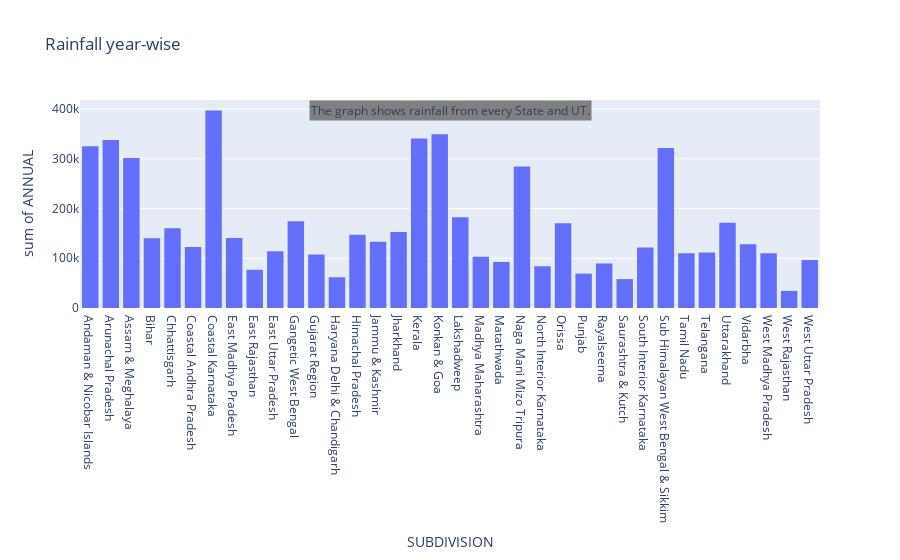

Source (notebook cell):
### Code cell
# rainfall state-wise
fig = px.histogram(grouped_obj, x=grouped_obj.index, y='ANNUAL', title='Rainfall year-wise')
conclusion = 'The graph shows rainfall from every State and UT.'
fig.add_annotation(text=conclusion, xref='paper', yref='paper', x=.5, y=1, bgcolor='grey', showarrow=False, font=dict(size=12))
fig.show()

### Figure 1 — Plotly figure (JSON) as saved in the notebook; plotly's stock layout.template omitted (floating-point values rounded to 4 significant figures)
{"data": [{"alignmentgroup": "True", "bingroup": "x", "histfunc": "sum", "hovertemplate": "SUBDIVISION=%{x}<br>sum of ANNUAL=%{y}<extra></extra>", "legendgroup": "", "marker": {"color": "#636efa", "pattern": {"shape": ""}}, "name": "", "offsetgroup": "", "orientation": "v", "showlegend": false, "type": "histogram", "x": ["Andaman & Nicobar Islands", "Arunachal Pradesh", "Assam & Meghalaya", "Bihar", "Chhattisgarh", "Coastal Andhra Pradesh", "Coastal Karnataka", "East Madhya Pradesh", "East Rajasthan", "East Uttar Pradesh", "Gangetic West Bengal", "Gujarat Region", "Haryana Delhi & Chandigarh", "Himachal Pradesh", "Jammu & Kashmir", "Jharkhand", "Kerala", "Konkan & Goa", "Lakshadweep", "Madhya Maharashtra", "Matathwada", "Naga Mani Mizo Tripura", "North Interior Karnataka", "Orissa", "Punjab", "Rayalseema", "Saurashtra & Kutch", "South Interior Karnataka", "Sub Himalayan West Bengal & Sikkim", "Tamil Nadu", "Telangana", "Uttarakhand", "Vidarbha", "West Madhya Pradesh", "West Rajasthan", "West Uttar Pradesh"], "xaxis": "x", "y": [325000.0, 337700.0, 301800.0, 140000.0, 160200.0, 122900.0, 397300.0, 140800.0, 76810.0, 114200.0, 174400.0, 107400.0, 61830.0, 147000.0, 133200.0, 153000.0, 340968, 349500.0, 182700.0, 103100.0, 92630.0, 284600.0, 83910.0, 170300.0, 69200.0, 89500.0, 58080.0, 121400.0, 321813, 110000.0, 111500.0, 171300.0, 127945, 110200.0, 34410.0, 96396], "yaxis": "y"}], "layout": {"annotations": [{"bgcolor": "grey", "font": {"size": 12}, "showarrow": false, "text": "The graph shows rainfall from every State and UT.", "x": 0.5, "xref": "paper", "y": 1, "yref": "paper"}], "barmode": "relative", "legend": {"tracegroupgap": 0}, "title": {"text": "Rainfall year-wise"}, "xaxis": {"anchor": "y", "domain": [0, 1], "title": {"text": "SUBDIVISION"}}, "yaxis": {"anchor": "x", "domain": [0, 1], "title": {"text": "sum of ANNUAL"}}}}
